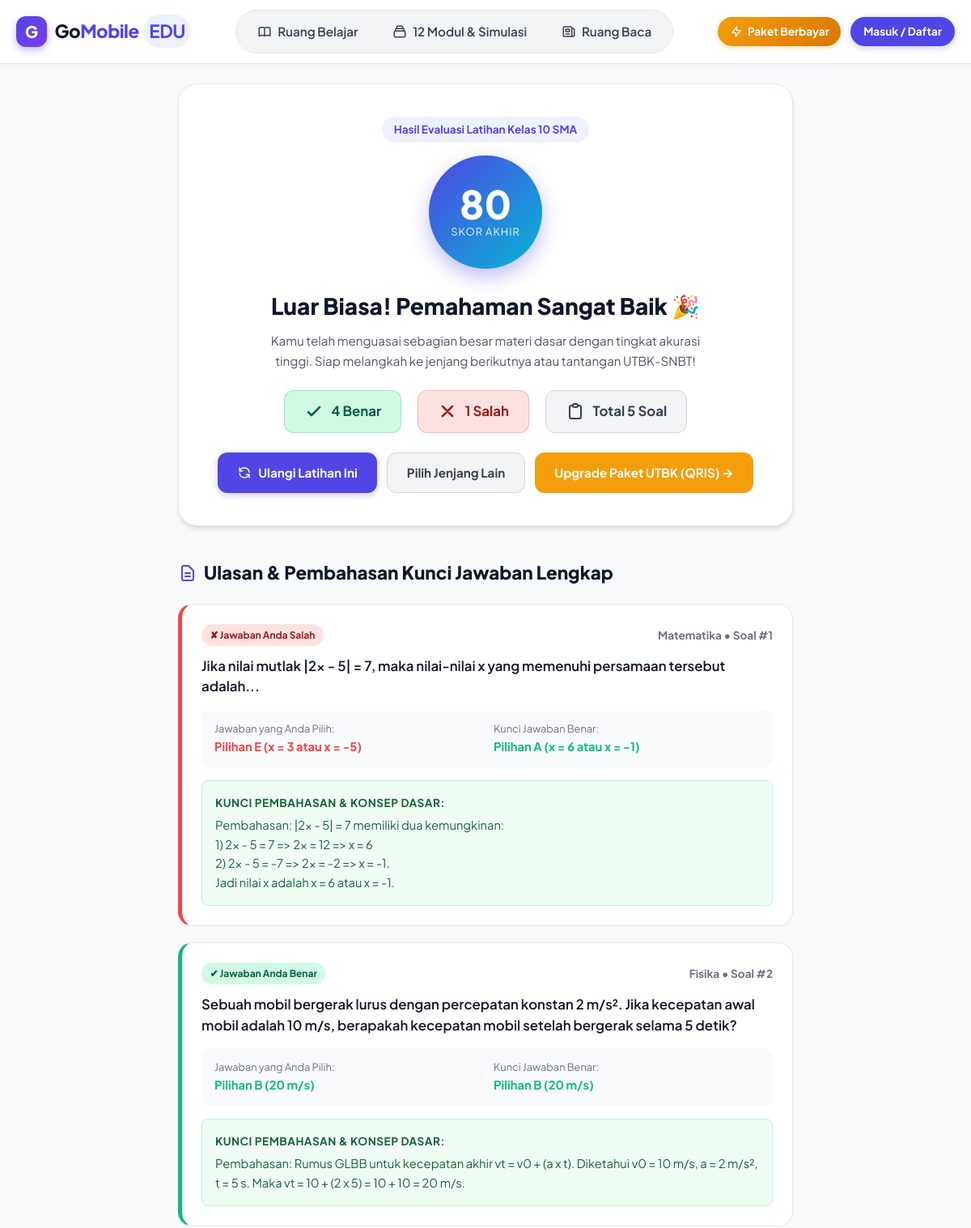
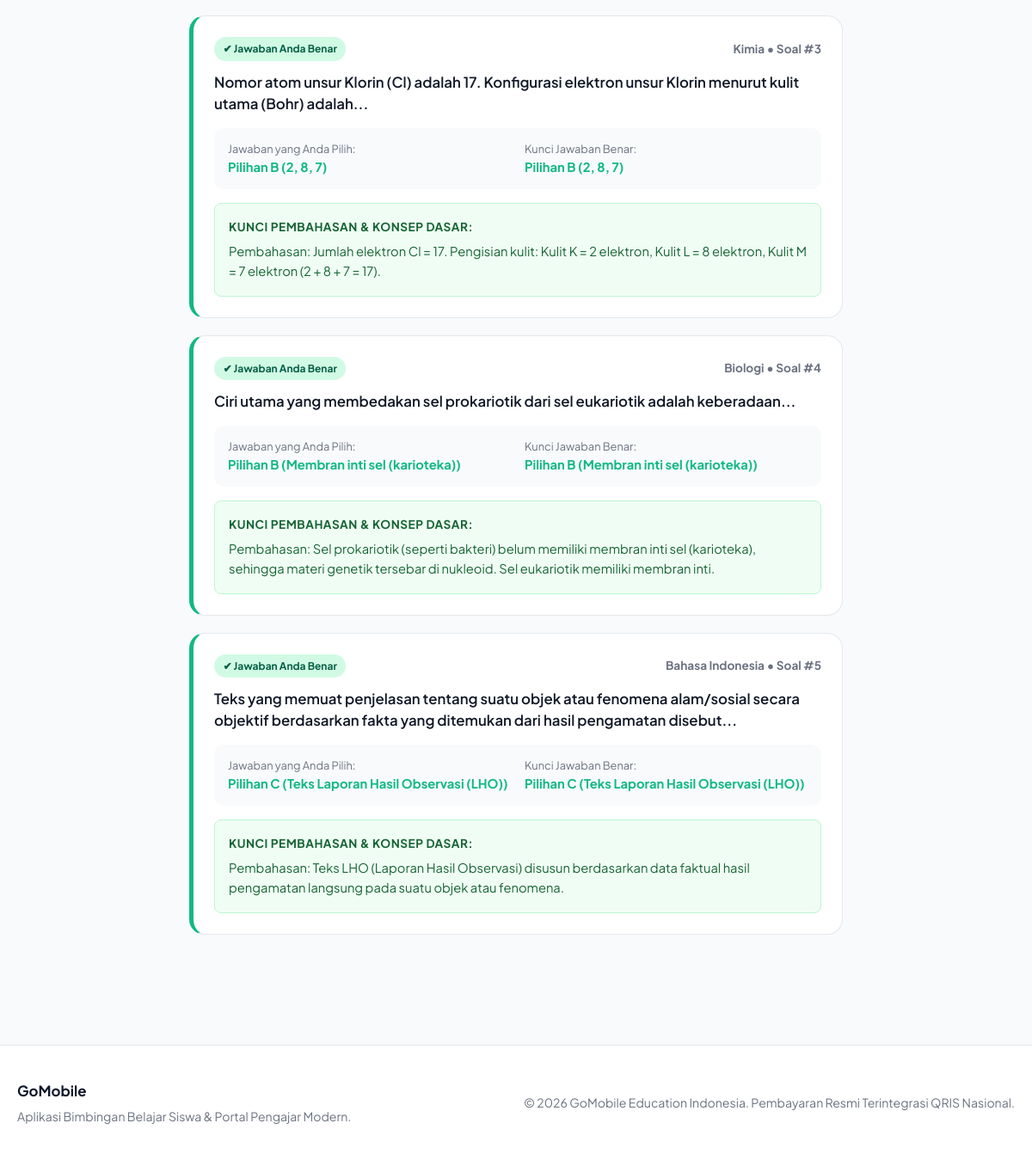
The app's page /ruang-belajar/hasil/1 with its own data (2 pictures, top to bottom).
### tables this page shows
CREATE TABLE quiz_results (
        id INTEGER PRIMARY KEY AUTOINCREMENT,
        user_id INTEGER NOT NULL,
        grade INTEGER NOT NULL,
        total_questions INTEGER NOT NULL,
        correct_answers INTEGER NOT NULL,
        wrong_answers INTEGER NOT NULL,
        score REAL NOT NULL,
        answers_json TEXT,
        created_at TIMESTAMP DEFAULT CURRENT_TIMESTAMP,
        FOREIGN KEY (user_id) REFERENCES users(id)
    );

### app.py (the view)
@app.route('/ruang-belajar/hasil/<int:result_id>')
def quiz_result(result_id):
    conn = get_db()
    cursor = conn.cursor()
    cursor.execute("SELECT * FROM quiz_results WHERE id = ?", (result_id,))
    result = cursor.fetchone()
    conn.close()
    if not result:
        flash("Hasil latihan tidak ditemukan.", "danger")
        return redirect(url_for('ruang_belajar'))
    review_items = json.loads(result['answers_json']) if result['answers_json'] else []
    return render_template('quiz_result.html', result=result, review_items=review_items)

### app.py (called while the page is built)
@app.before_request
def load_logged_in_user():
    user_id = session.get('user_id')
    if user_id is None:
        g.user = None
    else:
        conn = get_db()
        cursor = conn.cursor()
        cursor.execute("SELECT * FROM users WHERE id = ?", (user_id,))
        g.user = cursor.fetchone()
        conn.close()

### database.py (called while the page is built, shortened)
def get_db_path():
    if os.environ.get('GOMOBILE_DB_PATH'):
        return os.environ['GOMOBILE_DB_PATH']

def get_db():
    db_path = get_db_path()
    needs_init = not os.path.exists(db_path)
    conn = sqlite3.connect(db_path)
    conn.row_factory = sqlite3.Row
    if needs_init:
        _init_db_tables_and_seeds(conn)
    return conn

### templates/quiz_result.html (shortened to what this page needs)
{% extends "base.html" %}
{% block content %}
<div class="container-narrow">
  <div class="result-card">
    <span class="badge badge-primary" style="font-size:0.85rem;padding:0.35rem 0.9rem;margin-bottom:1rem;">
      Hasil Evaluasi Latihan Kelas {{ result.grade }} SMA
    </span>
    <div class="score-circle">
      <span class="score-number">{{ result.score|int if result.score == result.score|int else result.score }}</span>
      <span class="score-label">Skor Akhir</span>
    </div>
    <h2 style="font-size:1.75rem;font-weight:800;color:var(--dark);margin-bottom:0.5rem;">
      {% if result.score >= 80 %}
        Luar Biasa! Pemahaman Sangat Baik 🎉
      {% elif result.score >= 60 %}
        Bagus! Tingkatkan Latihan Sedikit Lagi 👍
      {% else %}
        Tetap Semangat! Pelajari Pembahasan Di Bawah Ini 💪
      {% endif %}
    </h2>
    <p style="color:var(--gray-600);font-size:0.95rem;max-width:550px;margin:0 auto;">
      {% if result.score >= 80 %}
        Kamu telah menguasai sebagian besar materi dasar dengan tingkat akurasi tinggi. Siap melangkah ke jenjang berikutnya atau tantangan UTBK-SNBT!
      {% elif result.score >= 60 %}
        Konsep dasar sudah kamu pahami dengan cukup baik. Perhatikan beberapa soal yang salah pada pembahasan di bawah ini.
      {% else %}
        Jangan berkecil hati. Jadikan hasil ini sebagai acuan untuk memperdalam kembali materi yang belum kamu kuasai.
      {% endif %}
    </p>
    <div class="stat-pills-row">
      <div class="stat-pill stat-pill-benar">
        <svg style="width:24px;height:24px;" fill="none" stroke="currentColor" viewBox="0 0 24 24">
          <path stroke-linecap="round" stroke-linejoin="round" stroke-width="2.5" d="M5 13l4 4L19 7"></path>
        </svg>
        <span>{{ result.correct_answers }} Benar</span>
      </div>
      <div class="stat-pill stat-pill-salah">
        <svg style="width:24px;height:24px;" fill="none" stroke="currentColor" viewBox="0 0 24 24">
          <path stroke-linecap="round" stroke-linejoin="round" stroke-width="2.5" d="M6 18L18 6M6 6l12 12"></path>
        </svg>
        <span>{{ result.wrong_answers }} Salah</span>
      </div>
      <div class="stat-pill stat-pill-total">
        <svg style="width:24px;height:24px;" fill="none" stroke="currentColor" viewBox="0 0 24 24">
          <path stroke-linecap="round" stroke-linejoin="round" stroke-width="2" d="M9 5H7a2 2 0 00-2 2v12a2 2 0 002 2h10a2 2 0 002-2V7a2 2 0 00-2-2h-2M9 5a2 2 0 002 2h2a2 2 0 002-2M9 5a2 2 0 012-2h2a2 2 0 012 2"></path>
        </svg>
        <span>Total {{ result.total_questions }} Soal</span>
      </div>
    </div>
    <div style="display:flex;gap:0.75rem;justify-content:center;flex-wrap:wrap;margin-top:1.5rem;">
      <a href="{{ url_for('paket_soal', grade=result.grade) }}" class="btn btn-primary">
        <svg style="width:18px;height:18px;" fill="none" stroke="currentColor" viewBox="0 0 24 24">
          <path stroke-linecap="round" stroke-linejoin="round" stroke-width="2" d="M4 4v5h.582m15.356 2A8.001 8.001 0 004.582 9m0 0H9m11 11v-5h-.581m0 0a8.003 8.003 0 01-15.357-2m15.357 2H15"></path>
        </svg>
        Ulangi Latihan Ini
      </a>
      <a href="{{ url_for('ruang_belajar') }}" class="btn btn-secondary">
        Pilih Jenjang Lain
      </a>
      <a href="{{ url_for('paket_berbayar') }}" class="btn btn-warning" style="font-weight:700;">
        Upgrade Paket UTBK (QRIS) &rarr;
      </a>
    </div>
  </div>
  <div style="margin-top:2.5rem;margin-bottom:2.5rem;">
    <h3 style="font-size:1.4rem;font-weight:800;color:var(--dark);margin-bottom:1.25rem;display:flex;align-items:center;gap:0.5rem;">
      <svg style="width:24px;height:24px;color:var(--primary);" fill="none" stroke="currentColor" viewBox="0 0 24 24">
        <path stroke-linecap="round" stroke-linejoin="round" stroke-width="2" d="M9 12h6m-6 4h6m2 5H7a2 2 0 01-2-2V5a2 2 0 012-2h5.586a1 1 0 01.707.293l5.414 5.414a1 1 0 01.293.707V19a2 2 0 01-2 2z"></path>
      </svg>
      Ulasan &amp; Pembahasan Kunci Jawaban Lengkap
    </h3>
    {% for item in review_items %}
    <div class="review-item {% if item.is_correct %}is-correct{% else %}is-wrong{% endif %}">
      <div style="display:flex;justify-content:space-between;align-items:center;margin-bottom:0.75rem;">
        <span class="badge {% if item.is_correct %}badge-success{% else %}badge-danger{% endif %}">
          {% if item.is_correct %}
            &#10004; Jawaban Anda Benar
          {% else %}
            &#10008; Jawaban Anda Salah
          {% endif %}
        </span>
        <span style="font-size:0.85rem;font-weight:700;color:var(--gray-500);">
          {{ item.subject }} &bull; Soal #{{ loop.index }}
        </span>
      </div>
      <div style="font-size:1.05rem;font-weight:600;color:var(--gray-900);margin-bottom:1rem;line-height:1.5;">
        {{ item.question_text }}
      </div>
      <div style="display:grid;grid-template-columns:1fr 1fr;gap:1rem;background:#F8FAFC;padding:0.85rem 1rem;border-radius:var(--radius-md);margin-bottom:0.75rem;font-size:0.92rem;">
        <div>
          <span style="color:var(--gray-500);display:block;font-size:0.8rem;">Jawaban yang Anda Pilih:</span>
          <strong style="color:{% if item.is_correct %}var(--success){% else %}var(--danger){% endif %};">
            Pilihan {{ item.user_answer }} ({{ item.user_answer_text }})
          </strong>
        </div>
        <div>
          <span style="color:var(--gray-500);display:block;font-size:0.8rem;">Kunci Jawaban Benar:</span>
          <strong style="color:var(--success);">
            Pilihan {{ item.correct_option }} ({{ item.correct_option_text }})
          </strong>
        </div>
      </div>
      <div class="explanation-box">
        <strong style="display:block;margin-bottom:0.35rem;font-size:0.85rem;text-transform:uppercase;letter-spacing:0.5px;">
          Kunci Pembahasan &amp; Konsep Dasar:
        </strong>
        <div style="white-space:pre-line;">{{ item.explanation }}</div>
      </div>
    </div>
    {% endfor %}
  </div>
</div>
{% endblock %}

### static/css/style.css (style rules this page uses)
:root { --primary: #4F46E5; --primary-hover: #4338CA; --primary-light: #EEF2FF; --secondary: #06B6D4; --accent: #F59E0B; --success: #10B981; --success-light: #D1FAE5; --danger: #EF4444; --danger-light: #FEE2E2; --dark: #0F172A; --gray-900: #111827; --gray-800: #1F2937; --gray-700: #374151; --gray-600: #4B5563; --gray-500: #6B7280; --gray-400: #9CA3AF; --gray-300: #D1D5DB; --gray-200: #E5E7EB; --gray-100: #F3F4F6; --gray-50: #F9FAFB; --white: #FFFFFF; --radius-sm: 8px; --radius-md: 12px; --radius-lg: 18px; --radius-xl: 24px; --shadow-sm: 0 1px 2px 0 rgba(0, 0, 0, 0.05); --shadow-md: 0 4px 6px -1px rgba(0, 0, 0, 0.1), 0 2px 4px -1px rgba(0, 0, 0, 0.06); --shadow-lg: 0 10px 15px -3px rgba(0, 0, 0, 0.1), 0 4px 6px -2px rgba(0, 0, 0, 0.05); --shadow-xl: 0 20px 25px -5px rgba(0, 0, 0, 0.1), 0 10px 10px -5px rgba(0, 0, 0, 0.04); --font-sans: 'Inter', system-ui, -apple-system, BlinkMacSystemFont, "Segoe UI", Roboto, sans-serif; }
*, *::before, *::after { box-sizing: border-box; margin: 0; padding: 0; }
html { font-size: 16px; scroll-behavior: smooth; -webkit-text-size-adjust: 100%; }
body { font-family: var(--font-sans); background-color: #F8FAFC; color: var(--gray-800); line-height: 1.6; min-height: 100vh; display: flex; flex-direction: column; }
.container-narrow { max-width: 800px; margin: 0 auto; padding: 1.5rem 1.25rem; }
.result-card { background: var(--white); border-radius: var(--radius-xl); border: 1px solid var(--gray-200); box-shadow: var(--shadow-md); padding: 2.5rem 2rem; text-align: center; margin-bottom: 2rem; }
.score-circle { width: 140px; height: 140px; border-radius: 50%; background: linear-gradient(135deg, #4F46E5, #06B6D4); color: var(--white); display: flex; flex-direction: column; align-items: center; justify-content: center; margin: 0 auto 1.5rem; box-shadow: 0 10px 25px rgba(79, 70, 229, 0.35); }
.score-number { font-size: 3rem; font-weight: 900; line-height: 1; }
.score-label { font-size: 0.8rem; text-transform: uppercase; letter-spacing: 1px; opacity: 0.9; }
.stat-pills-row { display: flex; justify-content: center; gap: 1.25rem; flex-wrap: wrap; margin: 1.5rem 0; }
.stat-pill { padding: 0.75rem 1.5rem; border-radius: var(--radius-md); display: flex; align-items: center; gap: 0.6rem; font-weight: 700; font-size: 1.05rem; }
.stat-pill-benar { background: var(--success-light); color: #065F46; border: 1px solid rgba(16, 185, 129, 0.3); }
.stat-pill-salah { background: var(--danger-light); color: #991B1B; border: 1px solid rgba(239, 68, 68, 0.3); }
.stat-pill-total { background: var(--gray-100); color: var(--gray-700); border: 1px solid var(--gray-300); }
.review-item { background: var(--white); border-radius: var(--radius-lg); border: 1px solid var(--gray-200); padding: 1.5rem; margin-bottom: 1.25rem; }
.review-item.is-correct { border-left: 5px solid var(--success); }
.review-item.is-wrong { border-left: 5px solid var(--danger); }
.explanation-box { margin-top: 1rem; padding: 1rem; background: #F0FDF4; border-radius: var(--radius-sm); border: 1px solid #BBF7D0; font-size: 0.92rem; color: #166534; }
.btn { display: inline-flex; align-items: center; justify-content: center; gap: 0.5rem; padding: 0.75rem 1.5rem; border-radius: var(--radius-md); font-weight: 700; font-size: 0.95rem; border: none; cursor: pointer; text-decoration: none; transition: all 0.2s ease; }
.btn-primary { background: var(--primary); color: var(--white); box-shadow: 0 2px 8px rgba(79, 70, 229, 0.3); }
.btn-secondary { background: var(--gray-100); color: var(--gray-700); border: 1px solid var(--gray-300); }
.btn-warning { background: #F59E0B; color: var(--white); }
.badge { display: inline-block; padding: 0.25rem 0.65rem; border-radius: 999px; font-size: 0.75rem; font-weight: 700; }
.badge-success { background: var(--success-light); color: #065F46; }
.badge-danger { background: var(--danger-light); color: #991B1B; }
.badge-primary { background: var(--primary-light); color: var(--primary); }

### templates/base.html (style rules this page uses)
body { font-family: 'Plus Jakarta Sans', var(--font-sans); }

### records on screen
quiz_results: grade "10", score "80", correct_answers "4", wrong_answers "1", total_questions "5"

### other values on screen
{{ item.subject }} "Matematika" "Fisika" "Kimia" "Biologi" "Bahasa Indonesia"
{{ item.question_text }} "Jika nilai mutlak |2x - 5| = 7, maka nilai-nilai x yang memenuhi persamaan tersebut adalah..." "Sebuah mobil bergerak lurus dengan percepatan konstan 2 m/s². Jika kecepatan awal mobil adalah 10 m/s, berapakah kecepatan mobil setelah bergerak selama 5 detik?" "Nomor atom unsur Klorin (Cl) adalah 17. Konfigurasi elektron unsur Klorin menurut kulit utama (Bohr) adalah..." "Ciri utama yang membedakan sel prokariotik dari sel eukariotik adalah keberadaan..." "Teks yang memuat penjelasan tentang suatu objek atau fenomena alam/sosial secara objektif berdasarkan fakta yang ditemukan dari hasil pengamatan disebut..."
{{ item.user_answer }} "E" "B" "B" "B" "C"
{{ item.user_answer_text }} "x = 3 atau x = -5" "20 m/s" "2, 8, 7" "Membran inti sel (karioteka)" "Teks Laporan Hasil Observasi (LHO)"
{{ item.correct_option }} "A" "B" "B" "B" "C"
{{ item.correct_option_text }} "x = 6 atau x = -1" "20 m/s" "2, 8, 7" "Membran inti sel (karioteka)" "Teks Laporan Hasil Observasi (LHO)"
{{ item.explanation }} "Pembahasan: |2x - 5| = 7 memiliki dua kemungkinan: 1) 2x - 5 = 7 => 2x = 12 => x = 6 2) 2x - 5 = -7 => 2x = -2 => x = -1. Jadi nilai x adalah x = 6 atau x = -1." "Pembahasan: Rumus GLBB untuk kecepatan akhir vt = v0 + (a x t). Diketahui v0 = 10 m/s, a = 2 m/s², t = 5 s. Maka vt = 10 + (2 x 5) = 10 + 10 = 20 m/s." "Pembahasan: Jumlah elektron Cl = 17. Pengisian kulit: Kulit K = 2 elektron, Kulit L = 8 elektron, Kulit M = 7 elektron (2 + 8 + 7 = 17)." "Pembahasan: Sel prokariotik (seperti bakteri) belum memiliki membran inti sel (karioteka), sehingga materi genetik tersebar di nukleoid. Sel eukariotik memiliki membran inti." "Pembahasan: Teks LHO (Laporan Hasil Observasi) disusun berdasarkan data faktual hasil pengamatan langsung pada suatu objek atau fenomena."
